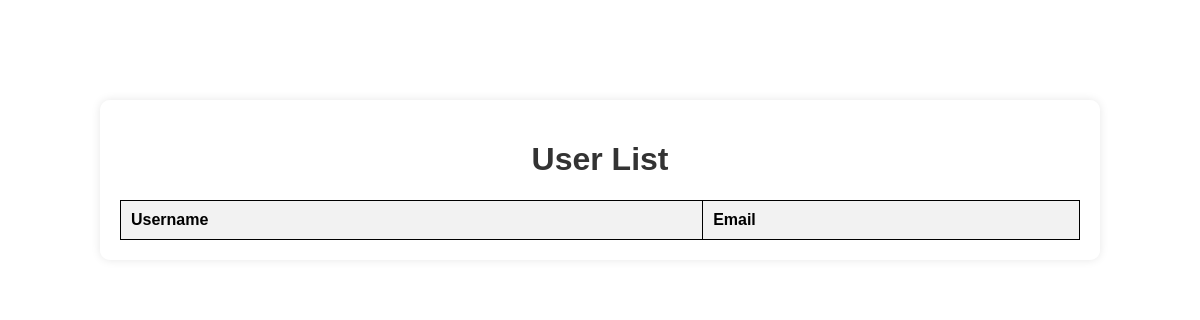
Before: /users/ with the older database file.
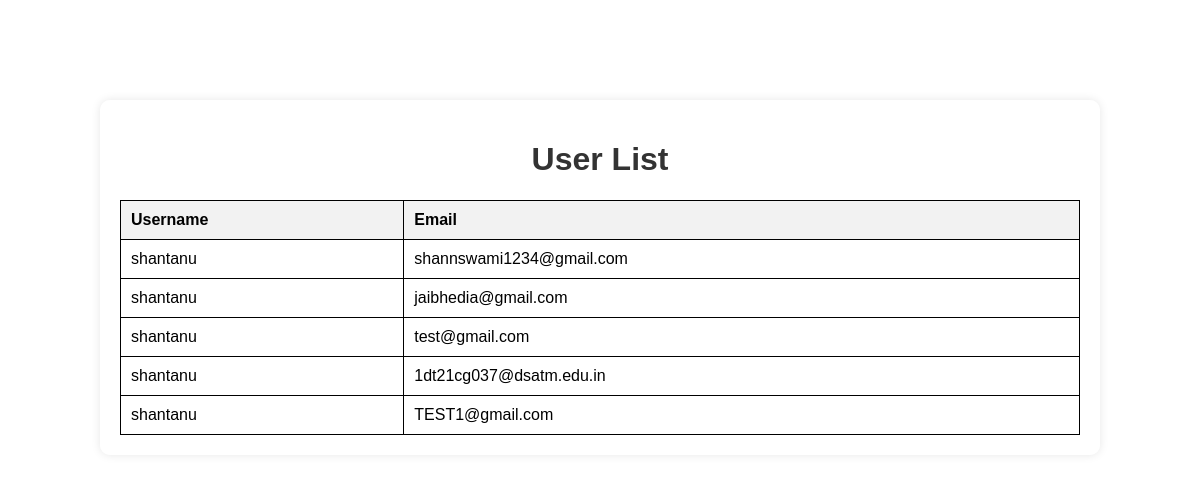
After: the same page with the newer database file.
### myapp/models.py (models this page shows, shortened)
class User(models.Model):
    username = models.CharField(max_length=100)
    email = models.EmailField(unique=True)
    password = models.CharField(max_length=100)

### myapp/views.py (the view)
# urls.py: path('users/', views.user_list_view, name='user_list'),
def user_list_view(request):
    users = User.objects.all()
    return render(request, 'myapp/user_list.html', {'users': users})

### myapp/templates/myapp/user_list.html (shortened to what this page needs)
<!DOCTYPE html>
<html lang="en">
<head>
</head>
<body>
    <div class="container">
        <h1>User List</h1>
        <table>
            <tr>
                <th>Username</th>
                <th>Email</th>
            </tr>
            {% for user in users %}
            <tr>
                <td>{{ user.username }}</td>
                <td>{{ user.email }}</td>
            </tr>
            {% endfor %}
        </table>
    </div>
</body>
</html>

### myapp/templates/myapp/user_list.html (style rules this page uses)
body { background-image: url('https://bsmedia.business-standard.com/_media/bs/img/article/2022-08/11/full/1660191933-0502.jpg?im=FeatureCrop,size=(826,465)%27'); background-size: cover; background-position: center; font-family: Arial, sans-serif; margin: 0; padding: 0; }
.container { width: 80%; margin: 100px auto; background: rgba(255, 255, 255, 0.8); padding: 20px; border-radius: 10px; box-shadow: 0 0 10px rgba(0, 0, 0, 0.1); }
h1 { text-align: center; color: #333; }
table { width: 100%; border-collapse: collapse; }
table, th, td { border: 1px solid black; }
th, td { padding: 10px; text-align: left; }
th { background-color: #f2f2f2; }

Changed rows visible on the page:
added User: username "shantanu", email "shannswami1234@gmail.com"
added User: username "shantanu", email "jaibhedia@gmail.com"
added User: username "shantanu", email "test@gmail.com"
added User: username "shantanu", email "1dt21cg037@dsatm.edu.in"
added User: username "shantanu", email "TEST1@gmail.com"
